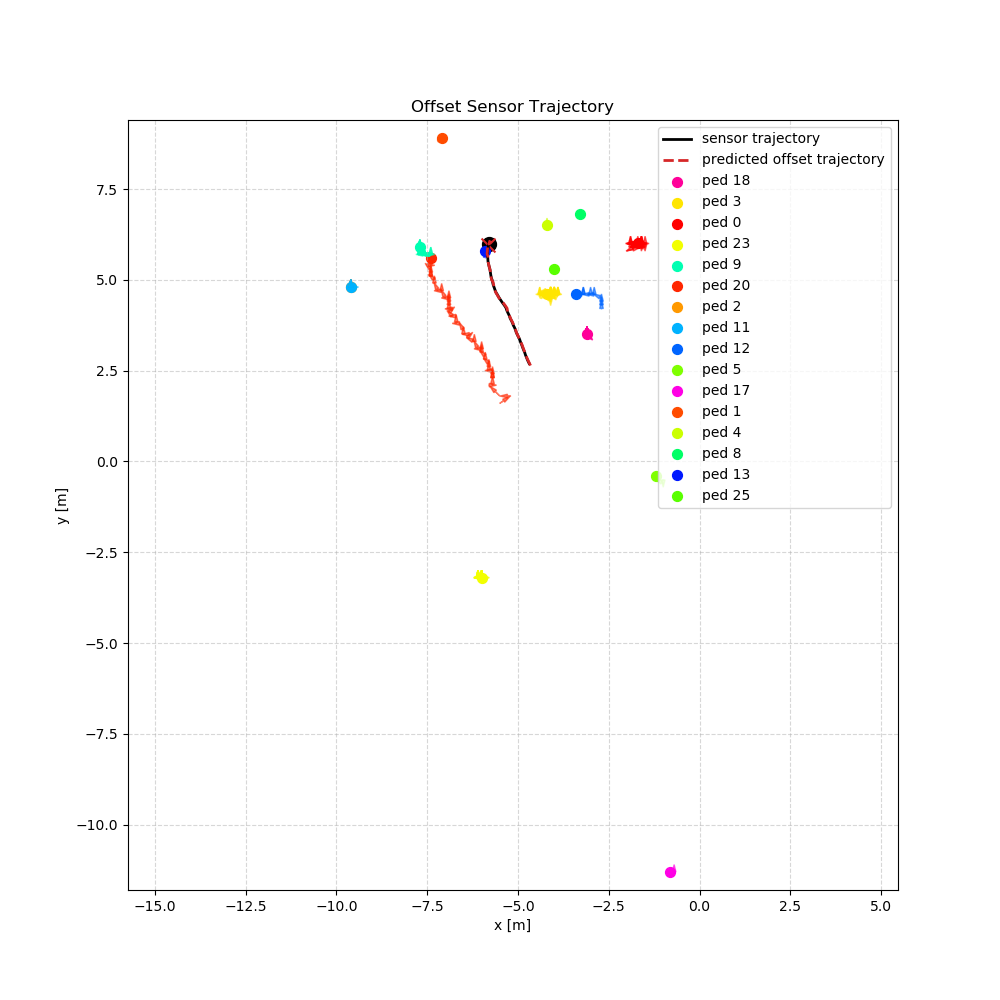

Write Python code to recreate this figure.
#!/usr/bin/env python3
"""
Live sensor/pedestrian plotting with predicted offset trajectory.

This script is based on speed_plot.py, but it additionally predicts a per-frame
sensor offset using the GNN model and draws an offset version of the sensor
trajectory.

Example:
  python3 src/offset_plot.py --model-path gnn_model.pt
"""

from __future__ import annotations

import argparse
from collections import defaultdict
from threading import Lock
from typing import Any, Dict, List, Optional, Tuple

import matplotlib.pyplot as plt
import numpy as np
import rospy
from matplotlib.figure import Figure
from torch_geometric.data import Data
import torch
from visualization_msgs.msg import Marker, MarkerArray

from utils import (
    build_directional_star,
    load_model,
    preprocess_frame_to_node_features,
)

Point3 = Tuple[float, float, float]  # (x, y, timestamp)


class OffsetPlotter:
    def __init__(
        self,
        sensor_topic: str,
        ped_topic: str,
        model_path: str,
        save_path: str,
        title: str,
        max_pedestrians: int,
        refresh_hz: float,
        max_time_gap: float,
        max_distance_gap: float,
        min_sensor_distance: float,
        show_frame: Optional[int],
    ):
        self.sensor_topic = sensor_topic
        self.ped_topic = ped_topic
        self.save_path = save_path
        self.title = title
        self.max_pedestrians = max_pedestrians
        self.refresh_hz = refresh_hz
        self.max_time_gap = max_time_gap
        self.max_distance_gap = max_distance_gap
        self.min_sensor_distance = min_sensor_distance
        self.show_frame = show_frame
        self.data_lock = Lock()

        self.sensor_positions: List[Point3] = []
        self.pedestrian_tracks: Dict[str, Dict[str, Any]] = {}
        self.offset_positions: List[Tuple[float, float]] = []
        self.last_predicted_offset: Optional[np.ndarray] = None
        self.last_sensor_index = 0

        self.device = torch.device("cuda" if torch.cuda.is_available() else "cpu")
        self.model = load_model(model_path).to(self.device)
        self.model.eval()

        self.fig, self.ax = plt.subplots(figsize=(10, 10))
        plt.ion()
        self.fig.show()
        self.window_closed = False
        self.fig.canvas.mpl_connect("close_event", self.on_close)

        rospy.Subscriber(self.sensor_topic, Marker, self.sensor_callback, queue_size=200)
        rospy.Subscriber(self.ped_topic, MarkerArray, self.pedestrian_callback, queue_size=500)

    def sensor_callback(self, msg: Marker) -> None:
        if msg.action != Marker.ADD:
            return
        with self.data_lock:
            timestamp = msg.header.stamp.to_sec()
            self.sensor_positions.append((msg.pose.position.x, msg.pose.position.y, timestamp))

    def pedestrian_callback(self, msg: MarkerArray) -> None:
        for marker in msg.markers:
            if marker.action != Marker.ADD:
                continue
            track_id = str(marker.id)
            timestamp = marker.header.stamp.to_sec()
            curr_x, curr_y = marker.pose.position.x, marker.pose.position.y
            color = (marker.color.r, marker.color.g, marker.color.b, marker.color.a)

            with self.data_lock:
                track = self.pedestrian_tracks.setdefault(track_id, {"positions": [], "color": color})
                track["color"] = color
                positions = track["positions"]
                positions.append((curr_x, curr_y, timestamp))

    def on_close(self, _event) -> None:
        self.window_closed = True

    def compute_speed_data(self) -> Dict[str, Dict[str, Any]]:
        with self.data_lock:
            current_sensor_pos = None
            if self.sensor_positions:
                current_sensor_pos = np.array(self.sensor_positions[-1][:2])

            ped_speeds: Dict[str, Dict[str, Any]] = {}
            for track_id, track in self.pedestrian_tracks.items():
                positions = track["positions"]
                color = track["color"]
                speeds = []
                last_valid_idx = 0  # Track the start of the most recent continuous segment
                if len(positions) >= 2:
                    if current_sensor_pos is not None:
                        ped_pos = np.array(positions[-1][:2])
                        distance_to_sensor = np.linalg.norm(ped_pos - current_sensor_pos)
                        if distance_to_sensor < self.min_sensor_distance:
                            continue

                    for i in range(1, len(positions)):
                        prev_x, prev_y, prev_t = positions[i - 1]
                        curr_x, curr_y, curr_t = positions[i]
                        dt = curr_t - prev_t
                        if dt <= 0:
                            continue
                        distance = np.sqrt((curr_x - prev_x) ** 2 + (curr_y - prev_y) ** 2)
                        # Skip segments with large gaps (reset trajectory)
                        if dt > self.max_time_gap or distance > self.max_distance_gap:
                            last_valid_idx = i  # Mark gap point, reset from here
                            continue
                        else:
                            speed = distance / dt
                        speeds.append((prev_x, prev_y, curr_x, curr_y, speed))
                    
                    # Trim positions to only keep from the last continuous segment
                    if last_valid_idx > 0:
                        positions[:] = positions[last_valid_idx:]
                        
                if speeds:
                    ped_speeds[track_id] = {
                        "color": color,
                        "speeds": speeds,
                        "positions": positions,
                    }

            sorted_peds = sorted(ped_speeds.items(), key=lambda x: len(x[1]["speeds"]), reverse=True)
            top_peds = dict(sorted_peds[: self.max_pedestrians])

        return top_peds

    def build_live_graph(self) -> Optional[Tuple[np.ndarray, np.ndarray, np.ndarray, np.ndarray]]:
        with self.data_lock:
            if len(self.sensor_positions) < 2:
                return None
            curr_x, curr_y, curr_t = self.sensor_positions[-1]
            prev_x, prev_y, prev_t = self.sensor_positions[-2]
            dt = curr_t - prev_t
            if dt <= 0.0:
                return None
            robot_vel = np.array([(curr_x - prev_x) / dt, (curr_y - prev_y) / dt], dtype=np.float32)

            frame_nodes: List[List[float]] = []
            frame_nodes.append([curr_x, curr_y, robot_vel[0], robot_vel[1], 1.0])

            current_sensor_pos = np.array([curr_x, curr_y], dtype=np.float32)
            ped_count = 0
            for track_id, track in self.pedestrian_tracks.items():
                positions = track["positions"]
                if len(positions) < 2:
                    continue
                prev_px, prev_py, prev_pt = positions[-2]
                curr_px, curr_py, curr_pt = positions[-1]
                dtp = curr_pt - prev_pt
                if dtp <= 0.0:
                    continue
                distance_to_sensor = np.linalg.norm(np.array([curr_px, curr_py], dtype=np.float32) - current_sensor_pos)
                if distance_to_sensor < self.min_sensor_distance:
                    continue
                ped_speed_x = (curr_px - prev_px) / dtp
                ped_speed_y = (curr_py - prev_py) / dtp
                frame_nodes.append([curr_px, curr_py, ped_speed_x, ped_speed_y, 0.0])
                ped_count += 1

            frame_array = np.asarray(frame_nodes, dtype=np.float32)
            x_node = preprocess_frame_to_node_features(frame_array)
            edge_index, edge_attr = build_directional_star(x_node)
            return frame_array, x_node, edge_index, edge_attr

    def predict_offset(self, x_node: np.ndarray, frame_array: np.ndarray, edge_index: np.ndarray, edge_attr: np.ndarray) -> np.ndarray:
        data = Data(
            x=torch.from_numpy(x_node),
            edge_index=torch.from_numpy(edge_index),
            edge_attr=torch.from_numpy(edge_attr),
        )
        with torch.no_grad():
            y_hat_local = self.model(data.to(self.device)).cpu().numpy().reshape(-1)
        
        # Transform local offset to global
        robot_vx, robot_vy = frame_array[0, 2], frame_array[0, 3]
        speed = np.sqrt(robot_vx**2 + robot_vy**2)
        #if speed > 1e-6:
        theta = np.arctan2(robot_vy, robot_vx)
        cos_theta = np.cos(theta)
        sin_theta = np.sin(theta)
        R_theta = np.array([[cos_theta, -sin_theta], [sin_theta, cos_theta]])
        y_hat = R_theta @ y_hat_local
        #else:
        #    y_hat = y_hat_local
        
        return y_hat

    def draw_on_axis(self, ax, sensor_positions, offset_positions, ped_speeds) -> None:
        ax.clear()

        # Slice data if show_frame is set
        sensor_pos_slice = sensor_positions[-self.show_frame:] if self.show_frame and len(sensor_positions) > self.show_frame else sensor_positions
        offset_pos_slice = offset_positions[-self.show_frame:] if self.show_frame and len(offset_positions) > self.show_frame else offset_positions
        #print(len(sensor_pos_slice), len(offset_pos_slice))

        if sensor_pos_slice:
            sensor_pos_array = np.array([(x, y) for x, y, _ in sensor_pos_slice], dtype=np.float32)
            ax.plot(sensor_pos_array[:, 0], sensor_pos_array[:, 1], color="black", linewidth=2.0, label="sensor trajectory")
            curr_x, curr_y, _ = sensor_pos_slice[-1]
            ax.scatter(curr_x, curr_y, c="black", s=100, marker="o")

        if offset_pos_slice:
            offset_array = np.array(offset_pos_slice, dtype=np.float32)
            ax.plot(offset_array[:, 0], offset_array[:, 1], color="tab:red", linewidth=2.0, linestyle="--", label="predicted offset trajectory")
            ax.scatter(offset_array[-1, 0], offset_array[-1, 1], c="tab:red", s=100, marker="x")

        if self.last_predicted_offset is not None and sensor_pos_slice:
            curr_x, curr_y, _ = sensor_pos_slice[-1]
            ax.arrow(
                curr_x,
                curr_y,
                self.last_predicted_offset[0],
                self.last_predicted_offset[1],
                color="tab:red",
                width=0.02,
                length_includes_head=True,
                head_width=0.08,
                zorder=5,
                label="predicted offset",
            )

        # The sensor trajectory is already plotted as a black line above.
        # Remove the speed-based arrow overlay so the plot shows the actual trajectory clearly.

        for track_id, track_data in ped_speeds.items():
            color = track_data["color"]
            speeds = track_data["speeds"]
            speeds_slice = speeds[-self.show_frame:] if self.show_frame else speeds
            for prev_x, prev_y, curr_x, curr_y, speed in speeds_slice:
                dx = curr_x - prev_x
                dy = curr_y - prev_y
                scale = min(speed * 0.1, 1.0)
                ax.arrow(prev_x, prev_y, dx * scale, dy * scale, head_width=0.1, head_length=0.2, fc=color, ec=color, alpha=0.6)
            if speeds:
                _, _, curr_x, curr_y, _ = speeds[-1]
                ax.scatter(curr_x, curr_y, c=[color], s=50, marker="o", label=f"ped {track_id}")

        all_points = []
        if sensor_pos_slice:
            all_points.extend([(x, y) for x, y, _ in sensor_pos_slice])
        for track_data in ped_speeds.values():
            for data in track_data["speeds"]:
                all_points.extend([(data[0], data[1]), (data[2], data[3])])
        if offset_pos_slice:
            all_points.extend(offset_pos_slice)

        if all_points:
            all_points_np = np.array(all_points, dtype=np.float32)
            min_xy = np.min(all_points_np, axis=0)
            max_xy = np.max(all_points_np, axis=0)
            center_xy = 0.5 * (min_xy + max_xy)
            half_range = 0.5 * np.max(max_xy - min_xy) + 0.5
            ax.set_xlim(center_xy[0] - half_range, center_xy[0] + half_range)
            ax.set_ylim(center_xy[1] - half_range, center_xy[1] + half_range)

        ax.set_aspect("equal", adjustable="box")
        ax.grid(True, linestyle="--", alpha=0.5)
        ax.set_xlabel("x [m]")
        ax.set_ylabel("y [m]")
        ax.set_title(self.title)
        ax.legend(loc="upper right")

    def redraw(self) -> None:
        if self.window_closed or not plt.fignum_exists(self.fig.number):
            self.window_closed = True
            return

        ped_speeds = self.compute_speed_data()
        with self.data_lock:
            sensor_positions = list(self.sensor_positions)
            offset_positions = list(self.offset_positions)

        curr_x, curr_y, _ = sensor_positions[-1] if sensor_positions else (0.0, 0.0, 0.0)

        if len(sensor_positions) >= 2:
            graph_data = self.build_live_graph()
            if graph_data is not None:
                frame_array, x_node, edge_index, edge_attr = graph_data
                predicted_offset = self.predict_offset(x_node, frame_array, edge_index, edge_attr)
            else:
                predicted_offset = np.array([0.0, 0.0])
        else:
            predicted_offset = np.array([0.0, 0.0])

        self.last_predicted_offset = predicted_offset

        if len(sensor_positions) != self.last_sensor_index:
            for i in range(self.last_sensor_index, len(sensor_positions)):
                x, y, _ = sensor_positions[i]
                new_offset = (x + predicted_offset[0], y + predicted_offset[1])
                self.offset_positions.append(new_offset)
                offset_positions.append(new_offset)
            self.last_sensor_index = len(sensor_positions)
        
        print(len(self.sensor_positions), len(self.offset_positions), len(ped_speeds))

        self.draw_on_axis(self.ax, sensor_positions, offset_positions, ped_speeds)
        try:
            self.fig.tight_layout()
            self.fig.canvas.draw_idle()
            self.fig.canvas.flush_events()
        except Exception:
            self.window_closed = True

    def save_current_figure(self) -> None:
        ped_speeds = self.compute_speed_data()
        with self.data_lock:
            sensor_positions = list(self.sensor_positions)
            offset_positions = list(self.offset_positions)
        save_fig = Figure(figsize=(10, 10))
        save_ax = save_fig.subplots()
        self.draw_on_axis(save_ax, sensor_positions, offset_positions, ped_speeds)
        save_fig.savefig(self.save_path)
        rospy.loginfo("Saved offset plot figure to %s", self.save_path)


def main() -> None:
    ap = argparse.ArgumentParser()
    ap.add_argument("--sensor-topic", type=str, default="/motion_detector/visualization/lidar_pose")
    ap.add_argument("--ped-topic", type=str, default="/motion_detector/visualization/detections/centroid/dynamic")
    ap.add_argument("--model-path", type=str, default="gnn_model.pt")
    ap.add_argument("--save-path", type=str, default="offset_plot.png")
    ap.add_argument("--title", type=str, default="Offset Sensor Trajectory")
    ap.add_argument("--max-pedestrians", type=int, default=30)
    ap.add_argument("--refresh-hz", type=float, default=10.0, help="Plot refresh rate.")
    ap.add_argument("--max-time-gap", type=float, default=0.2, help="Max time gap (seconds) to consider same object.")
    ap.add_argument("--max-distance-gap", type=float, default=0.5, help="Max distance gap (meters) to consider same object.")
    ap.add_argument("--min-sensor-distance", type=float, default=0.2, help="Minimum distance from sensor to consider pedestrian valid (filter false positives).")
    ap.add_argument("--show-frame", type=int, default=None, help="Number of recent frames to show in trajectories. If not set, show all history.")
    args = ap.parse_args()

    rospy.init_node("offset_plotter", anonymous=True)
    plotter = OffsetPlotter(
        sensor_topic=args.sensor_topic,
        ped_topic=args.ped_topic,
        model_path=args.model_path,
        save_path=args.save_path,
        title=args.title,
        max_pedestrians=args.max_pedestrians,
        refresh_hz=args.refresh_hz,
        max_time_gap=args.max_time_gap,
        max_distance_gap=args.max_distance_gap,
        min_sensor_distance=args.min_sensor_distance,
        show_frame=args.show_frame,
    )

    rate = rospy.Rate(args.refresh_hz)
    while not rospy.is_shutdown() and not plotter.window_closed:
        plotter.redraw()
        rate.sleep()

    if plotter.save_path:
        plotter.save_current_figure()


if __name__ == "__main__":
    main()
